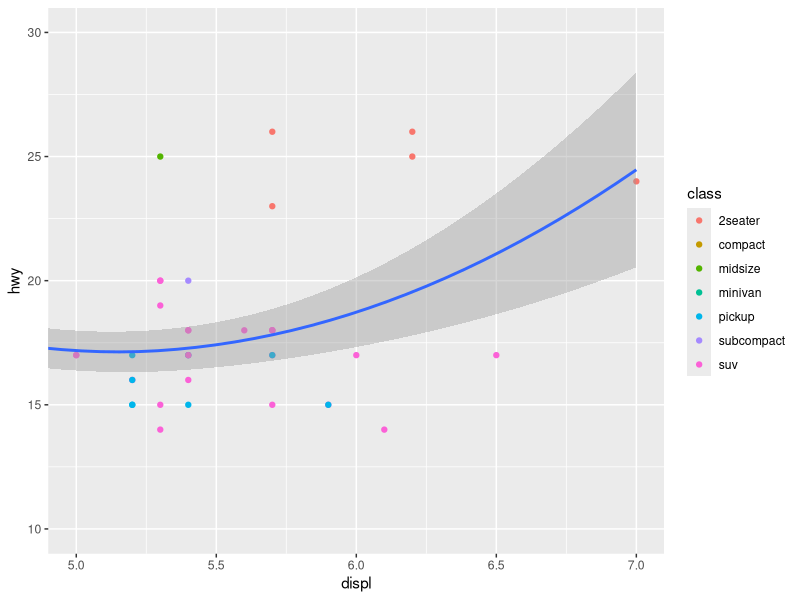
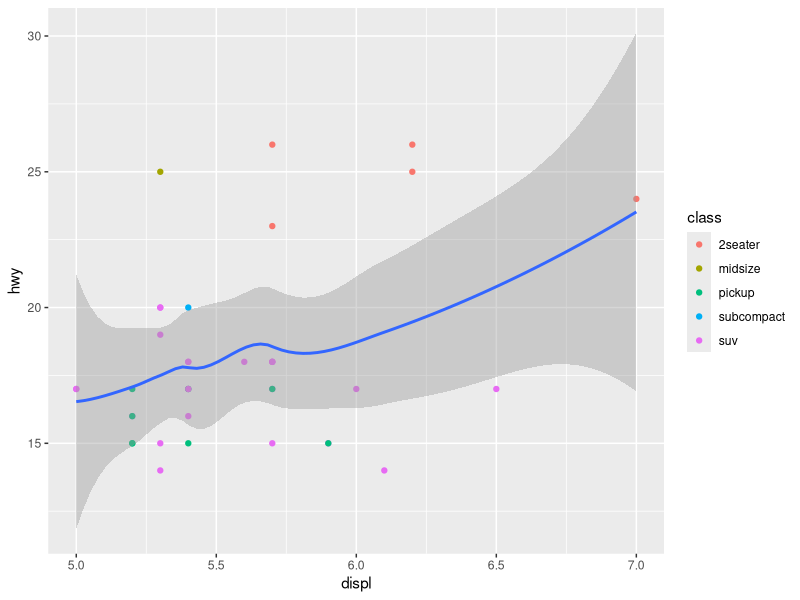
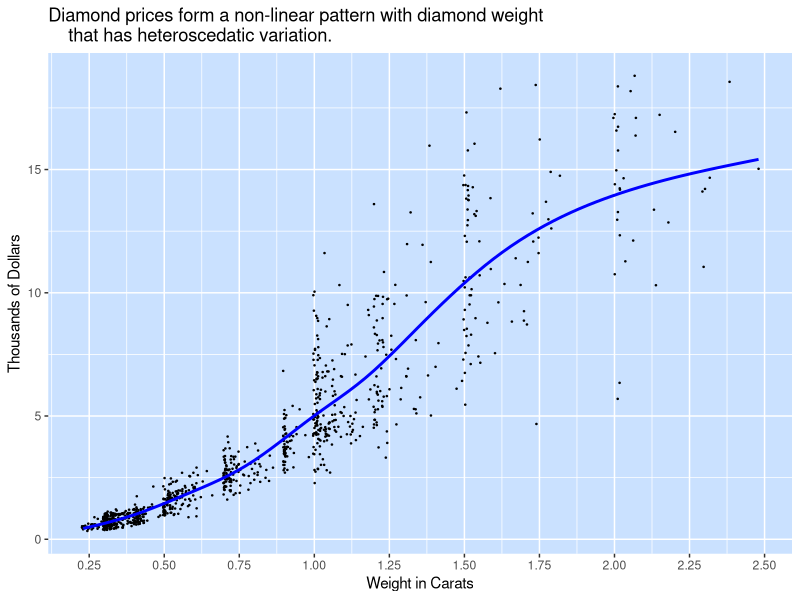

These charts were generated, in order, by the following R code:
## ---- chunk 1
knitr::opts_chunk$set(echo = TRUE)
library(tidyverse)
## ---- chunk 2
mpg %>% 
  ggplot(aes(displ, hwy)) +
  geom_point(aes(color = class)) +
  geom_smooth() +
  coord_cartesian(xlim = c(5, 7), ylim = c(10, 30))
## ---- chunk 3
mpg %>%
  filter(displ >= 5, displ <= 7, hwy >= 10, hwy <= 30) %>%
  ggplot(aes(displ, hwy)) +
  geom_point(aes(color = class)) +
  geom_smooth()
## ---- chunk 4
diamonds %>% 
  sample_n(1000) %>% 
  filter(carat <= 2.5) %>% 
  ggplot(aes(carat, price / 1000)) +
  geom_point(size = 0.5, shape = 20, position = "jitter") +
  geom_smooth(colour = "blue", se = FALSE) +
  labs(
    title = "Diamond prices form a non-linear pattern with diamond weight
    that has heteroscedatic variation.",
    y = "Thousands of Dollars",
    x = "Weight in Carats"
  ) +
  scale_x_continuous(breaks = seq(0, 2.5, 0.25)) +
  theme(panel.background = element_rect(fill = "lightsteelblue1"))
